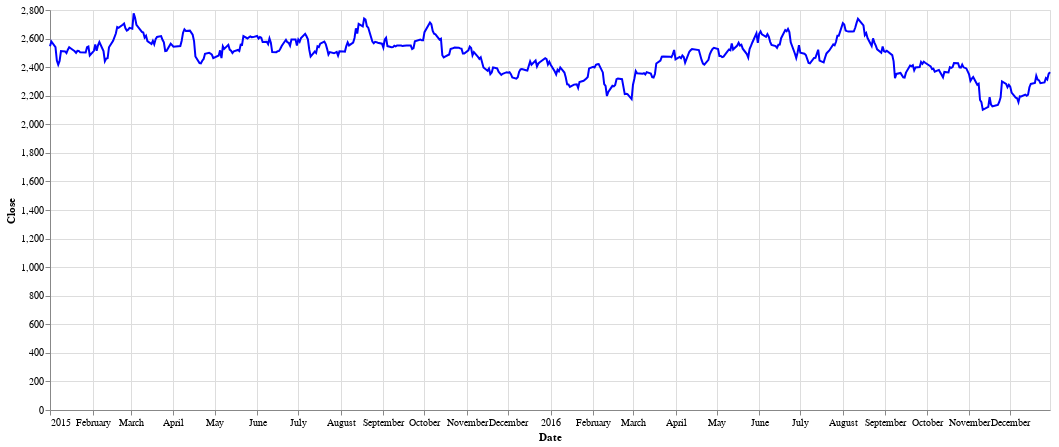

The code cell stored with this chart in its notebook:
### Code cell
alt.Chart(data_new).mark_line(color='blue').encode(x='Date', y='Close' ).properties(height=400, width=1000 )

### Figure 1 — Vega-Lite specification as saved in the notebook (floating-point values rounded to 4 significant figures; data arrays with more than 128 entries replaced by an {"elided": "..."} marker saying what was removed)
{"config": {"view": {"continuousWidth": 400, "continuousHeight": 300}}, "data": {"name": "data-99ffc6d98b810a29ebf59201a46ea1d9"}, "mark": {"type": "line", "color": "blue"}, "encoding": {"x": {"field": "Date", "type": "temporal"}, "y": {"field": "Close", "type": "quantitative"}}, "height": 400, "width": 1000, "$schema": "https://vega.github.io/schema/vega-lite/v4.17.0.json", "datasets": {"data-99ffc6d98b810a29ebf59201a46ea1d9": {"elided": "495 records"}}}
